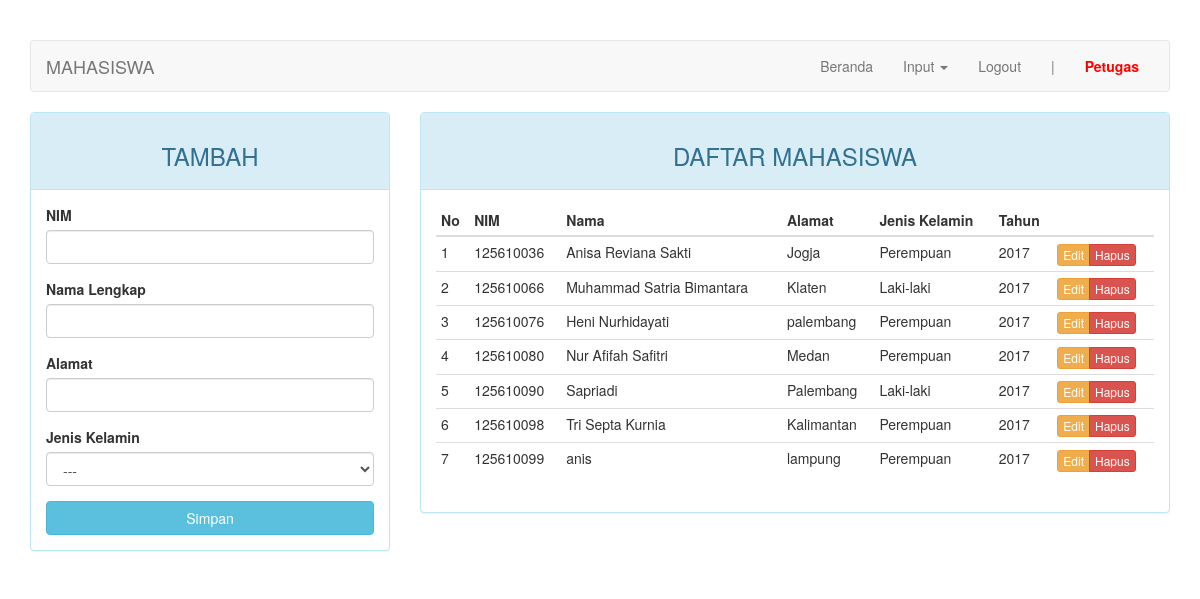
Before: /index.php?page=mahasiswa (signed in) with the older database file.
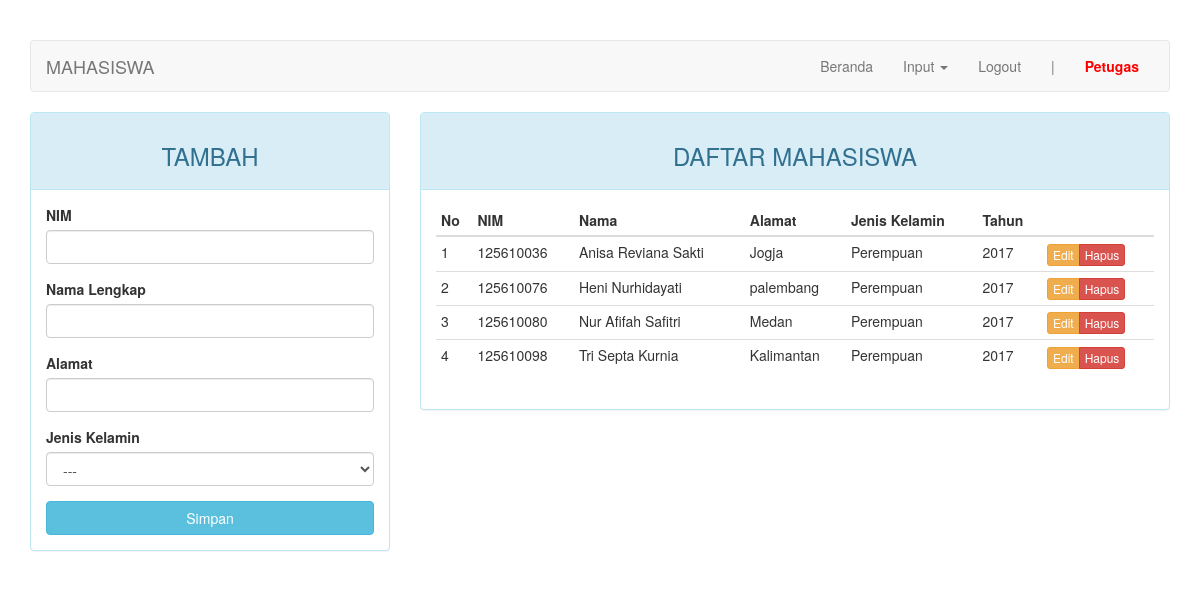
After: the same page with the newer database file.
### tables this page shows
CREATE TABLE IF NOT EXISTS `mahasiswa` (
  `nim` char(9) NOT NULL,
  `nama` varchar(30) NOT NULL,
  `alamat` varchar(100) DEFAULT NULL,
  `jenis_kelamin` enum('Laki-laki','Perempuan') DEFAULT NULL,
  `tahun_mengajukan` char(4) NOT NULL,
  PRIMARY KEY (`nim`)
);

### page/mahasiswa.php (the view, shortened to what this page needs)
<?php
$update = (isset($_GET['action']) AND $_GET['action'] == 'update') ? true : false;
?>
<div class="row">
	<div class="col-md-4">
	    <div class="panel panel-<?= ($update) ? "warning" : "info" ?>">
	        <div class="panel-heading"><h3 class="text-center"><?= ($update) ? "EDIT" : "TAMBAH" ?></h3></div>
	        <div class="panel-body">
	            <form action="<?=$_SERVER['REQUEST_URI']?>" method="POST">
	                <div class="form-group">
	                    <label for="nim">NIM</label>
	                    <input type="text" name="nim" class="form-control" <?= (!$update) ?: 'value="'.$row["nim"].'"' ?>>
	                </div>
	                <div class="form-group">
	                    <label for="nama">Nama Lengkap</label>
	                    <input type="text" name="nama" class="form-control" <?= (!$update) ?: 'value="'.$row["nama"].'"' ?>>
	                </div>
	                <div class="form-group">
	                    <label for="alamat">Alamat</label>
	                    <input type="text" name="alamat" class="form-control" <?= (!$update) ?: 'value="'.$row["alamat"].'"' ?>>
	                </div>
									<div class="form-group">
	                  <label for="jenis_kelamin">Jenis Kelamin</label>
										<select class="form-control" name="jenis_kelamin">
											<option>---</option>
										</select>
									</div>
	                <button type="submit" class="btn btn-<?= ($update) ? "warning" : "info" ?> btn-block">Simpan</button>
	            </form>
	        </div>
	    </div>
	</div>
	<div class="col-md-8">
	    <div class="panel panel-info">
	        <div class="panel-heading"><h3 class="text-center">DAFTAR MAHASISWA</h3></div>
	        <div class="panel-body">
	            <table class="table table-condensed">
	                <thead>
	                    <tr>
	                        <th>No</th>
	                        <th>NIM</th>
	                        <th>Nama</th>
	                        <th>Alamat</th>
	                        <th>Jenis Kelamin</th>
	                        <th>Tahun</th>
	                        <th></th>
	                    </tr>
	                </thead>
	                <tbody>
	                    <?php $no = 1; ?>
	                    <?php if ($query = $connection->query("SELECT * FROM mahasiswa")): ?>
	                        <?php while($row = $query->fetch_assoc()): ?>
	                        <tr>
	                            <td><?=$no++?></td>
	                            <td><?=$row['nim']?></td>
	                            <td><?=$row['nama']?></td>
	                            <td><?=$row['alamat']?></td>
	                            <td><?=$row['jenis_kelamin']?></td>
	                            <td><?=$row['tahun_mengajukan']?></td>
	                            <td>
	                                <div class="btn-group">
	                                    <a href="?page=mahasiswa&action=update&key=<?=$row['nim']?>" class="btn btn-warning btn-xs">Edit</a>
	                                    <a href="?page=mahasiswa&action=delete&key=<?=$row['nim']?>" class="btn btn-danger btn-xs">Hapus</a>
	                                </div>
	                            </td>
	                        </tr>
	                        <?php endwhile ?>
	                    <?php endif ?>
	                </tbody>
	            </table>
	        </div>
	    </div>
	</div>
</div>

Changed rows visible on the page:
removed mahasiswa: nim "125610066", nama "Muhammad Satria Bimantara", alamat "Klaten", jenis_kelamin "Laki-laki", tahun_mengajukan "2017"
removed mahasiswa: nim "125610090", nama "Sapriadi", alamat "Palembang", jenis_kelamin "Laki-laki", tahun_mengajukan "2017"
removed mahasiswa: nim "125610099", nama "anis", alamat "lampung", jenis_kelamin "Perempuan", tahun_mengajukan "2017"
